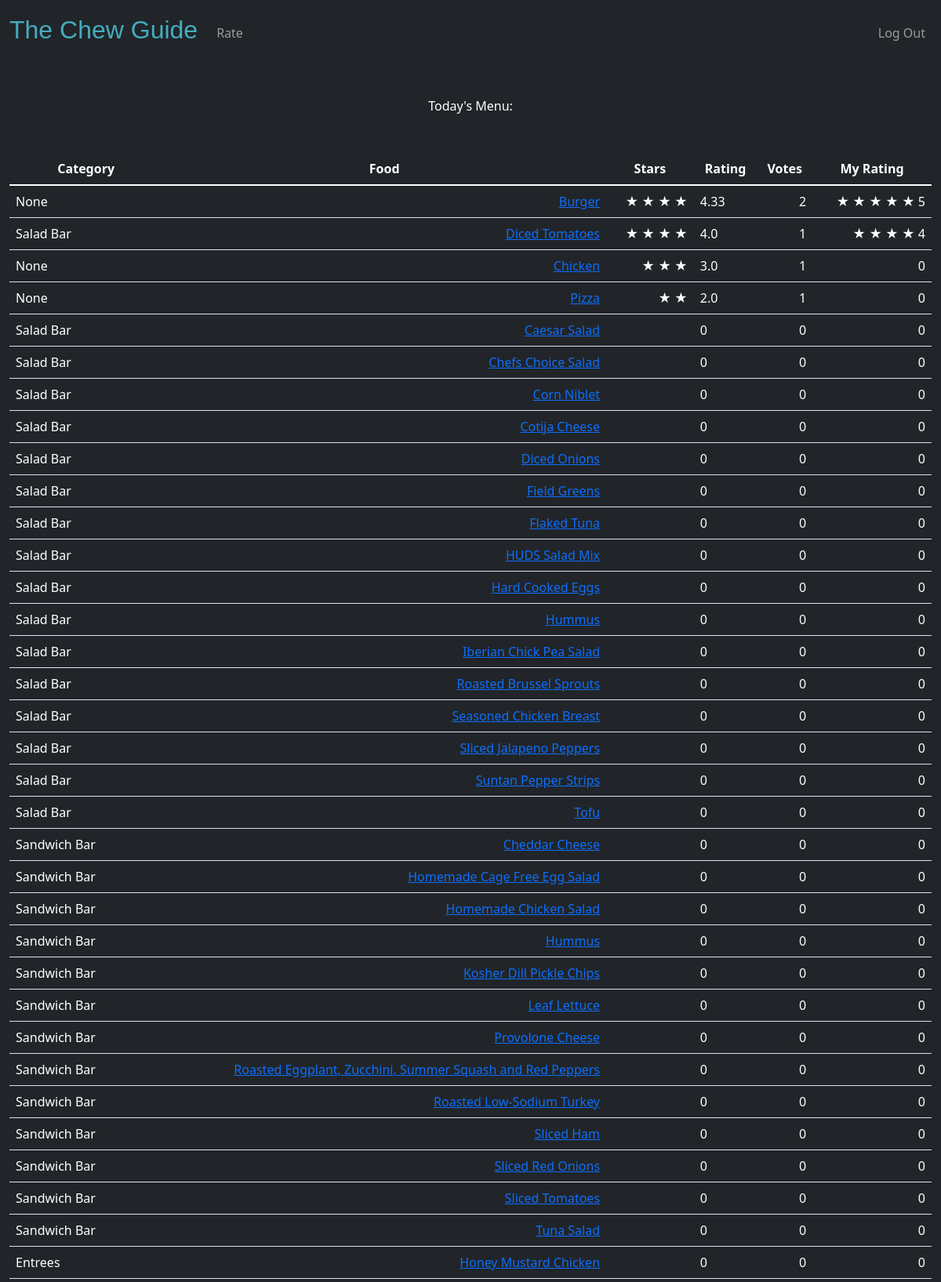
/ (signed in, upper part), run on the app's committed database.
### tables this page shows
CREATE TABLE menu(id INTEGER, food TEXT, class TEXT, PRIMARY KEY (id));

### app.py (the view)
@app.route("/")
@login_required
def index():
    food = db.execute("SELECT id, food, class FROM menu");
    rows = food;
    for i in range(len(food)):
        rating = db.execute("SELECT AVG(rating) FROM ratings WHERE food_id = ?", str(food[i]['id']))
        number_of_ratings = len(db.execute("SELECT DISTINCT user_id FROM ratings WHERE food_id = ?", str(food[i]['id'])))
        my_rating = db.execute("SELECT rating FROM ratings WHERE user_id = ? and food_id = ?", session["user_id"], str(food[i]['id']))
        if rating[0]['AVG(rating)'] != None:
            rows[i]['rating'] = round(rating[0]['AVG(rating)'], 2)
        else:
            rows[i]['rating'] = 0
        rows[i]['number_of_ratings'] = number_of_ratings
        if len(my_rating) > 0:
            rows[i]['my_rating'] = my_rating[0]['rating']
        else:
            rows[i]['my_rating'] = 0
        if rows[i]["rating"] != 0:
            rows[i]["rating_int"] = int(rows[i]['rating'])
        else:
            rows[i]["rating_int"] = 0
    sorted_rows = sorted(rows, key = lambda i: i['rating'], reverse=True)
    return render_template("index.html", rows=sorted_rows)

### app.py (called while the page is built)
@app.after_request
def after_request(response):
    response.headers["Cache-Control"] = "no-cache, no-store, must-revalidate"
    response.headers["Expires"] = 0
    response.headers["Pragma"] = "no-cache"
    return response

### helpers.py (called while the page is built)
def login_required(f):
    @wraps(f)
    def decorated_function(*args, **kwargs):
        if session.get("user_id") is None:
            return redirect("/login")
        return f(*args, **kwargs)
    return decorated_function

### templates/index.html (shortened to what this page needs)
{% extends "layout.html" %}
{% block main %}
<form action="/" method="post">
    <header class="bg-dark mb-5 big text-center text-white">
        Today's Menu:
    </header>
    <div class="mb-3">
        <table class="table tablestriped">
            <thead class="bg-dark mb-5 big text-center text-white">
                <tr>
                    <th>Category</th>
                    <th>Food</th>
                    <th>Stars</th>
                    <th>Rating</th>
                    <th>Votes</th>
                    <th>My Rating</th>
                </tr>
            </thead>
            <tbody class="bg-dark mb-5 big text-center text-white">
                {% for row in rows %}
                    <tr>
                        <td class="text-start">{{row['class']}}</td>
                        <td class="text-end"><a href="/rate">{{row['food']}}</a></td>
                        <td class="text-end">
                        {% for i in range(row['rating_int']) %}
                            ★
                        {% endfor %}
                        </td>
                        <td class="text-start">{{row['rating']}}</td>
                        <td class="text-end">{{row['number_of_ratings']}}</td>
                        <td class="text-end">
                        {% for i in range(row['my_rating']) %}
                            ★
                        {% endfor %}
                        {{row['my_rating']}}
                        </td>
                    </tr>
                {% endfor %}
            </tbody>
        </table>
    </div>
</form>
{% endblock %}

### templates/layout.html (shortened to what this page needs)
<!DOCTYPE html>
<html lang="en">
    <head>
        <link href="https://cdn.jsdelivr.net/npm/bootstrap@5.1.3/dist/css/bootstrap.min.css" rel="stylesheet">
        <link href="/static/styles.css" rel="stylesheet">
    </head>
    <body id="body" class="bg-dark">
        <nav class="bg-dark navbar navbar-expand-md navbar-dark">
            <div class="container-fluid">
                <a class="navbar-brand" href="/"><span class="blue">The Chew Guide</span></a>
                <div class="collapse navbar-collapse" id="navbar">
                    {% if session["user_id"] %}
                        <ul class="navbar-nav me-auto mt-2">
                            <li class="nav-item"><a class="nav-link" href="/rate">Rate</a></li>
                        </ul>
                        <ul class="navbar-nav ms-auto mt-2">
                            <li class="nav-item"><a class="nav-link" href="/logout">Log Out</a></li>
                        </ul>
                    {% else %}
                        <ul class="navbar-nav ms-auto mt-2">
                            <li class="nav-item"><a class="nav-link" href="/register">Register</a></li>
                            <li class="nav-item"><a class="nav-link" href="/login">Log In</a></li>
                        </ul>
                    {% endif %}
                </div>
            </div>
        </nav>
        <main class="container-fluid overflow-scroll py-5 text-center">
            {% block main %}{% endblock %}
        </main>
    </body>
</html>

### static/styles.css (style rules this page uses)
nav .navbar-brand { font-size: xx-large; }
nav .navbar-brand .blue { color: #45adbf; font-family: "Arial"; }
#body { background: #1f1f2e; }

### data on the page
menu: class "None", food "Burger", rating "4.33", number_of_ratings "2", my_rating "5"
menu: class "Salad Bar", food "Diced Tomatoes", rating "4.0", number_of_ratings "1", my_rating "4"
menu: class "None", food "Chicken", rating "3.0", number_of_ratings "1", my_rating "0"
menu: class "None", food "Pizza", rating "2.0", number_of_ratings "1", my_rating "0"
menu: class "Salad Bar", food "Caesar Salad", rating "0", number_of_ratings "0", my_rating "0"
menu: class "Salad Bar", food "Chefs Choice Salad", rating "0", number_of_ratings "0", my_rating "0"
menu: class "Salad Bar", food "Corn Niblet", rating "0", number_of_ratings "0", my_rating "0"
menu: class "Salad Bar", food "Cotija Cheese", rating "0", number_of_ratings "0", my_rating "0"
menu: class "Salad Bar", food "Diced Onions", rating "0", number_of_ratings "0", my_rating "0"
menu: class "Salad Bar", food "Field Greens", rating "0", number_of_ratings "0", my_rating "0"
menu: class "Salad Bar", food "Flaked Tuna", rating "0", number_of_ratings "0", my_rating "0"
menu: class "Salad Bar", food "HUDS Salad Mix", rating "0", number_of_ratings "0", my_rating "0"
menu: class "Salad Bar", food "Hard Cooked Eggs", rating "0", number_of_ratings "0", my_rating "0"
menu: class "Salad Bar", food "Hummus", rating "0", number_of_ratings "0", my_rating "0"
menu: class "Salad Bar", food "Iberian Chick Pea Salad", rating "0", number_of_ratings "0", my_rating "0"
menu: class "Salad Bar", food "Roasted Brussel Sprouts", rating "0", number_of_ratings "0", my_rating "0"
menu: class "Salad Bar", food "Seasoned Chicken Breast", rating "0", number_of_ratings "0", my_rating "0"
menu: class "Salad Bar", food "Sliced Jalapeno Peppers", rating "0", number_of_ratings "0", my_rating "0"
menu: class "Salad Bar", food "Suntan Pepper Strips", rating "0", number_of_ratings "0", my_rating "0"
menu: class "Salad Bar", food "Tofu", rating "0", number_of_ratings "0", my_rating "0"
menu: class "Sandwich Bar", food "Cheddar Cheese", rating "0", number_of_ratings "0", my_rating "0"
menu: class "Sandwich Bar", food "Homemade Cage Free Egg Salad", rating "0", number_of_ratings "0", my_rating "0"
menu: class "Sandwich Bar", food "Homemade Chicken Salad", rating "0", number_of_ratings "0", my_rating "0"
menu: class "Sandwich Bar", food "Hummus", rating "0", number_of_ratings "0", my_rating "0"
menu: class "Sandwich Bar", food "Kosher Dill Pickle Chips", rating "0", number_of_ratings "0", my_rating "0"
menu: class "Sandwich Bar", food "Leaf Lettuce", rating "0", number_of_ratings "0", my_rating "0"
menu: class "Sandwich Bar", food "Provolone Cheese", rating "0", number_of_ratings "0", my_rating "0"
menu: class "Sandwich Bar", food "Roasted Eggplant, Zucchini, Summer Squash and Red Peppers", rating "0", number_of_ratings "0", my_rating "0"
menu: class "Sandwich Bar", food "Roasted Low-Sodium Turkey", rating "0", number_of_ratings "0", my_rating "0"
menu: class "Sandwich Bar", food "Sliced Ham", rating "0", number_of_ratings "0", my_rating "0"
menu: class "Sandwich Bar", food "Sliced Red Onions", rating "0", number_of_ratings "0", my_rating "0"
menu: class "Sandwich Bar", food "Sliced Tomatoes", rating "0", number_of_ratings "0", my_rating "0"
menu: class "Sandwich Bar", food "Tuna Salad", rating "0", number_of_ratings "0", my_rating "0"
menu: class "Entrees", food "Honey Mustard Chicken", rating "0", number_of_ratings "0", my_rating "0"
